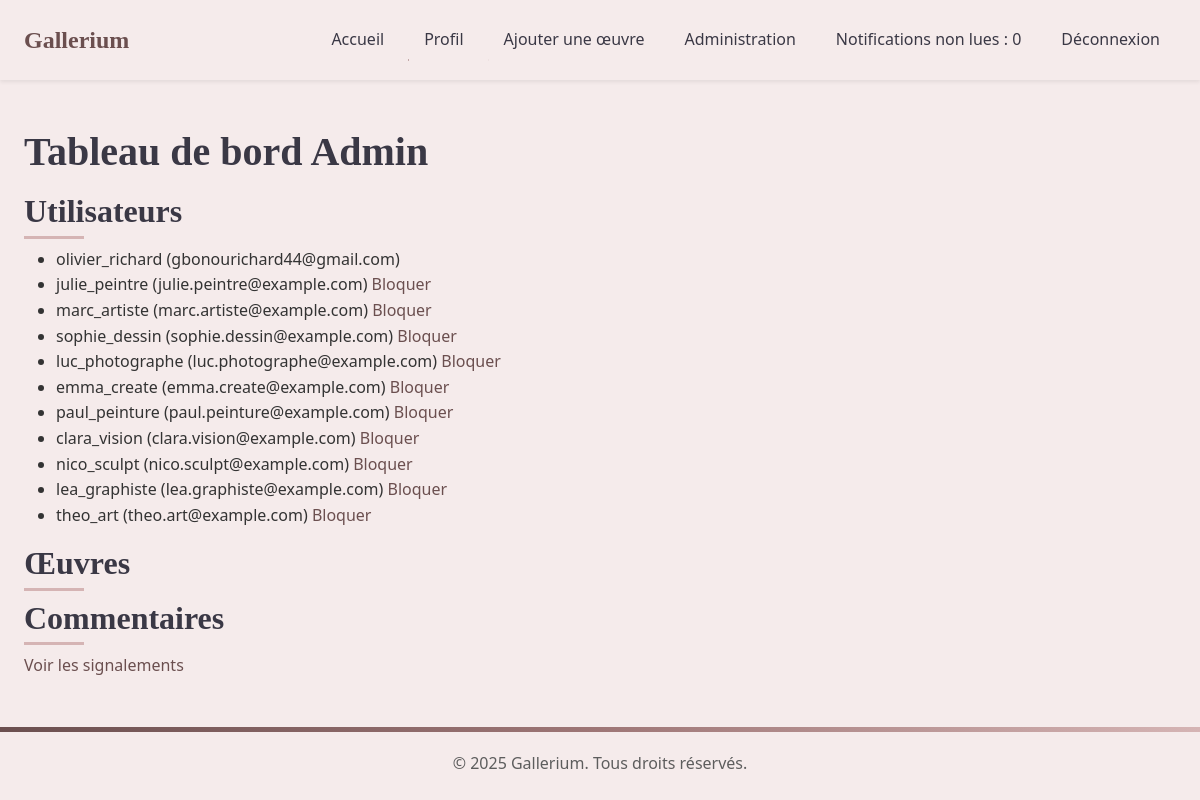
The app's page /admin/dashboard (signed in) with its own data.
### app/models.py (models this page shows)
class User(UserMixin, db.Model):
    id = db.Column(db.Integer, primary_key=True)
    username = db.Column(db.String(64), unique=True, nullable=False)
    email = db.Column(db.String(120), unique=True, nullable=False)
    password_hash = db.Column(db.String(128), nullable=False)
    bio = db.Column(db.Text)
    avatar = db.Column(db.String(128))
    is_admin = db.Column(db.Boolean, default=False)

### app/routes/admin.py (the view)
@bp.route('/dashboard')
@login_required
@admin_required
def dashboard():
    users = User.query.all()
    artworks = Artwork.query.all()
    comments = Comment.query.all()
    reports = Report.query.filter_by(resolved=False).all()
    return render_template('admin/dashboard.html', users=users, artworks=artworks, comments=comments, reports=reports)

### app/templates/admin/dashboard.html (shortened to what this page needs)
{% extends "base.html" %}
{% block content %}
    <h1>Tableau de bord Admin</h1>
    <h2>Utilisateurs</h2>
    <ul>
        {% for user in users %}
            <li>{{ user.username }} ({{ user.email }})
                {% if not user.is_admin %}
                    <a href="{{ url_for('admin.block_user', user_id=user.id) }}">Bloquer</a>
                {% endif %}
            </li>
        {% endfor %}
    </ul>
    <h2>Œuvres</h2>
    <h2>Commentaires</h2>
    <p><a href="{{ url_for('admin.moderation') }}">Voir les signalements</a></p>
{% endblock %}

### app/templates/base.html (shortened to what this page needs)
<!DOCTYPE html>
<html lang="fr">
<head>
    <link href="https://cdn.jsdelivr.net/npm/bootstrap@5.3.0/dist/css/bootstrap.min.css" rel="stylesheet">
    <link rel="stylesheet" href="{{ url_for('static', filename='css/style.css') }}">
    <link rel="stylesheet" href="https://cdnjs.cloudflare.com/ajax/libs/font-awesome/6.4.0/css/all.min.css">
</head>
<body>
    <nav class="navbar navbar-expand-lg bg-light shadow-sm">
        <div class="container">
            <a class="navbar-brand fw-bold fs-4" href="{{ url_for('main.index') }}">Gallerium</a>
            <div class="collapse navbar-collapse" id="navbarNav">
                <ul class="navbar-nav ms-auto gap-2">
                    <li class="nav-item">
                        <a class="nav-link" href="{{ url_for('main.index') }}">Accueil</a>
                    </li>
                    {% if current_user.is_authenticated %}
                        <li class="nav-item">
                            <a class="nav-link" href="{{ url_for('user.profile') }}">Profil</a>
                        </li>
                        <li class="nav-item">
                            <a class="nav-link" href="{{ url_for('user.upload') }}">Ajouter une œuvre</a>
                        </li>
                        {% if current_user.is_admin %}
                            <li class="nav-item">
                                <a class="nav-link" href="{{ url_for('admin.dashboard') }}">Administration</a>
                            </li>
                            <li class="nav-item">
                                <a class="nav-link" href="{{ url_for('admin.notifications') }}">
                                    <span>Notifications non lues : {{ unread_count }}</span>
                                </a>
                            </li>
                        {% endif %}
                        <li class="nav-item">
                            <a class="nav-link" href="{{ url_for('auth.logout') }}">Déconnexion</a>
                        </li>
                    {% endif %}
                </ul>
            </div>
        </div>
    </nav>
    <div class="container my-5">
        {% block content %}{% endblock %}
    </div>
    <footer class="bg-light py-4 mt-5">
        <div class="container text-center">
            <p class="mb-0 text-muted">&copy; 2025 Gallerium. Tous droits réservés.</p>
        </div>
    </footer>
</body>
</html>

### app/static/css/style.css (style rules this page uses)
:root { --primary-color: #6B4F4F; --secondary-color: #9E7676; --accent-color: #D5B4B4; --light-color: #F5EBEB; --dark-color: #3A3845; --text-color: #333333; --text-light: #5D5D5D; --success-color: #4A8C7D; --warning-color: #D4A762; --danger-color: #C1666B; --transition-fast: 0.2s ease; --transition-norm: 0.3s ease; --transition-slow: 0.5s ease; --shadow-sm: 0 2px 10px rgba(0, 0, 0, 0.08); --shadow-md: 0 5px 15px rgba(0, 0, 0, 0.1); --shadow-lg: 0 10px 25px rgba(0, 0, 0, 0.15); --card-radius: 0.5rem; }
* { margin: 0; padding: 0; box-sizing: border-box; }
body { font-family: 'Segoe UI', Tahoma, Geneva, Verdana, sans-serif; line-height: 1.6; color: var(--text-color); background-color: var(--light-color); overflow-x: hidden; }
a { text-decoration: none; color: var(--primary-color); transition: color var(--transition-fast), transform var(--transition-fast); position: relative; }
a::after { content: ''; position: absolute; width: 0; height: 1px; bottom: -2px; left: 0; background-color: var(--secondary-color); transition: width var(--transition-norm); }
h1, h2, h3, h4, h5, h6 { font-family: 'Playfair Display', serif; font-weight: 600; color: var(--dark-color); margin-bottom: 1rem; position: relative; }
h2::after { content: ''; position: absolute; width: 60px; height: 3px; background-color: var(--accent-color); left: 0; bottom: -0.5rem; transition: width var(--transition-slow); }
.container { max-width: 1200px; padding: 0 1.5rem; margin: 0 auto; }
.navbar { background-color: rgba(245, 235, 235, 0.97) !important; backdrop-filter: blur(10px); -webkit-backdrop-filter: blur(10px); box-shadow: var(--shadow-sm); padding: 1rem 0; transition: padding var(--transition-norm); position: sticky; top: 0; z-index: 1000; }
.navbar-brand { font-family: 'Playfair Display', serif; font-size: 1.8rem; color: var(--primary-color) !important; transition: transform var(--transition-norm); }
.nav-link { font-weight: 500; padding: 0.5rem 1rem !important; color: var(--dark-color) !important; position: relative; overflow: hidden; }
.nav-link::before { content: ''; position: absolute; bottom: 0; left: 0; width: 100%; height: 2px; background-color: var(--secondary-color); transform: translateX(-100%); transition: transform var(--transition-norm); }
footer { background-color: var(--dark-color); color: white; padding: 3rem 0 2rem; margin-top: 5rem; position: relative; overflow: hidden; }
footer::before { content: ''; position: absolute; top: 0; left: 0; width: 100%; height: 5px; background: linear-gradient(to right, var(--primary-color), var(--secondary-color), var(--accent-color)); }
.bg-light { background-color: var(--light-color) !important; }
.text-muted { color: var(--text-light) !important; }

### records on screen
User: username "olivier_richard", email "gbonourichard44@gmail.com"
User: username "julie_peintre", email "julie.peintre@example.com"
User: username "marc_artiste", email "marc.artiste@example.com"
User: username "sophie_dessin", email "sophie.dessin@example.com"
User: username "luc_photographe", email "luc.photographe@example.com"
User: username "emma_create", email "emma.create@example.com"
User: username "paul_peinture", email "paul.peinture@example.com"
User: username "clara_vision", email "clara.vision@example.com"
User: username "nico_sculpt", email "nico.sculpt@example.com"
User: username "lea_graphiste", email "lea.graphiste@example.com"
User: username "theo_art", email "theo.art@example.com"

### other values on screen
{{ unread_count }} "0"
